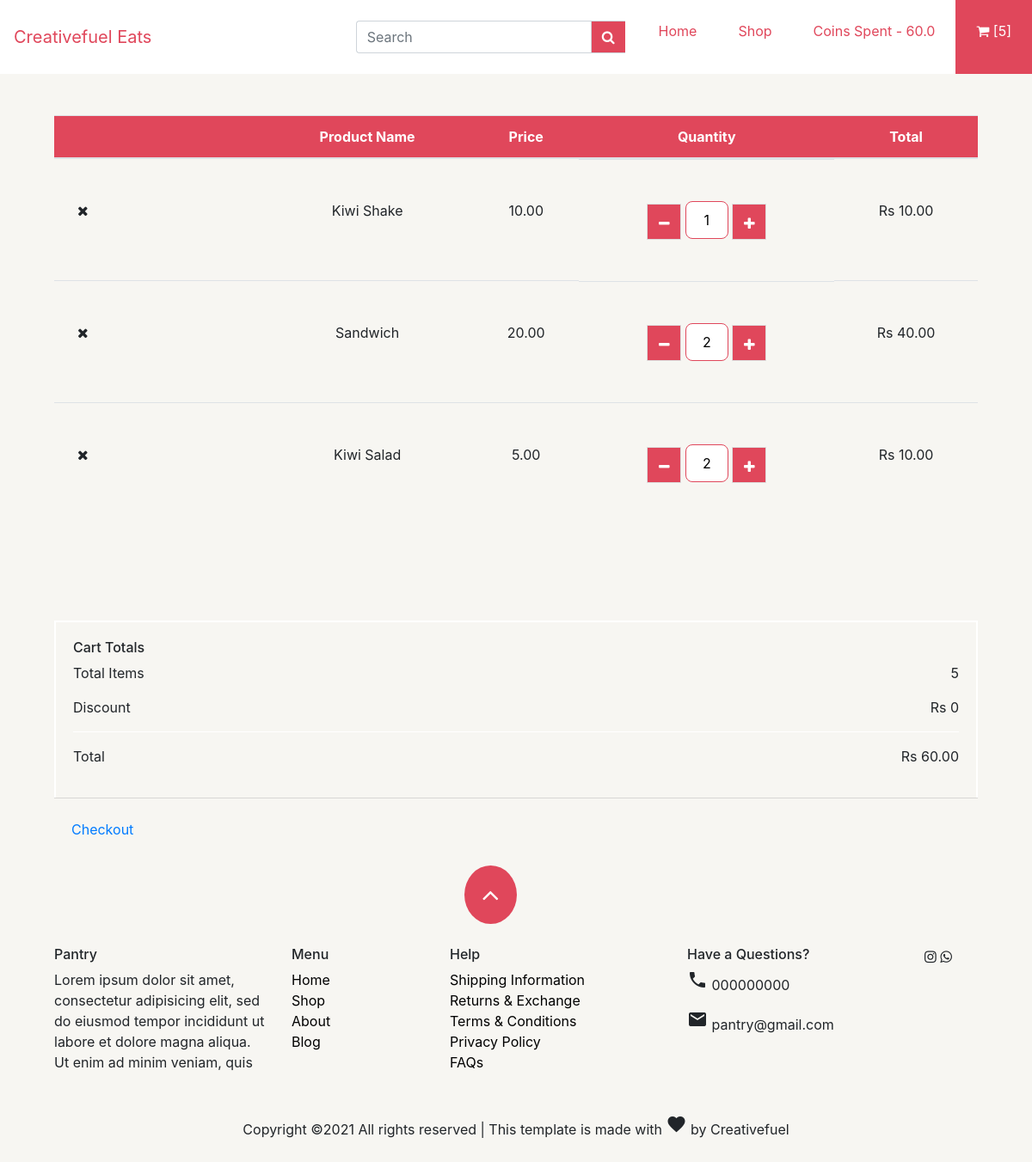
/cart (signed in), run on the app's committed database.
### dashboard/models.py (models this page shows, shortened)
class Customer(models.Model):
    user = models.OneToOneField(User, null=True, blank=True, on_delete=models.CASCADE)
    name = models.CharField(max_length=200, null=True,blank=True)
    email = models.CharField(max_length=200, null=True,blank=True)
    is_money_manager=models.BooleanField(default=False,blank=True,null=True)
    coin_spent=models.DecimalField(max_digits=5,blank=True,null=True,default=0, decimal_places=1)

class OrderItem(models.Model):
    product = models.ForeignKey(Product, on_delete=models.SET_NULL, null=True)
    order = models.ForeignKey(Order, on_delete=models.SET_NULL, null=True)
    quantity = models.IntegerField(default=0, null=True, blank=True)
    date_added = models.DateTimeField(auto_now_add=True)
    @property
    def get_total(self):
        total = self.product.price * self.quantity
        return total

class Product(models.Model):
    name = models.CharField(max_length=200)
    price = models.DecimalField(max_digits=7, decimal_places=2)
    description=models.TextField(null=True,blank=True)
    image = models.ImageField(upload_to='menu_item',null=True, blank=True)
    category=models.ManyToManyField('Category',related_name='item')
    today_special=models.BooleanField(blank=True,default=False)
    @property
    def imageURL(self):
        try:
            url = self.image.url
        except:
            url = ''
        return url

class Order(models.Model):
    customer = models.ForeignKey(Customer, on_delete=models.SET_NULL, null=True, blank=True)
    date_ordered = models.DateTimeField(null=True,blank=True)
    complete = models.BooleanField(default=False,null=True,blank=True)
    price=models.DecimalField(max_digits=7, decimal_places=2,null=True,blank=True)
    transaction_id = models.CharField(max_length=100, null=True,blank=True)
    cart_date=models.DateTimeField(auto_now_add=True,null=True,blank=True)
    response_time=models.TimeField(blank=True,null=True)
    accepted=models.BooleanField(default=False,null=True,blank=True)
    cancelled=models.BooleanField(default=False,null=True,blank=True)
    delivered=models.BooleanField(default=False,null=True,blank=True)
    expected_delivery_time=models.TimeField(null=True,blank=True)
    delivery_time=models.TimeField(null=True,blank=True)
    status=models.CharField(max_length=200,null=True,blank=True)
    comment=models.TextField(blank=True,null=True)
    seat=models.CharField(max_length=200,null=True,blank=True)
    @property
    def get_cart_total(self):
        orderitems = self.orderitem_set.all()
        total = sum([item.get_total for item in orderitems])
        return total
    @property
    def get_cart_items(self):
        orderitems = self.orderitem_set.all()
        total = sum([item.quantity for item in orderitems])
        return total

### dashboard/views.py (the view)
# urls.py: path('cart', views.cart, name="cart"),
def cart(request):
    if request.user.is_authenticated:
        data = cartData(request)
        cartItems = data['cartItems']
        order = data['order']
        items = data['items']
        return render(request, 'cart.html', {'order': order, 'items': items, 'cartItems': cartItems})
    else:
        return redirect('login')

### dashboard/utils.py (called while the page is built)
def cartData(request):
    if request.user.is_authenticated:
        customer = request.user.customer
        order, created = Order.objects.get_or_create(customer=customer,complete=False)
        items = order.orderitem_set.all()
        cartItems = order.get_cart_items
    else:
        cookieData = cookieCart(request)
        cartItems = cookieData['cartItems']
        order = cookieData['order']
        items = cookieData['items']
    return {'cartItems':cartItems,'order':order,'items':items}

### dashboard/templates/cart.html (shortened to what this page needs)
{% extends 'index_store.html' %}
{% load static %}
{% block content %}
  <section class="px-5 py-5">
    <div class="container-fluid">
      <div class="row">
        <div class="col-md-12">
          <div class="table-responsive text-center cart">
            <table class="table">
              <thead>
                <tr>
                  <th></th>
                  <th></th>
                  <th></th>
                  <th>Product Name</th>
                  <th>Price</th>
                  <th>Quantity</th>
                  <th>Total</th>
                </tr>
              </thead>
              <tbody>
				{% for item in items %}
                <tr>
                  <td class="cancel py-5"><i class="fa fa-times"></i></td>
                  <td style="background-image: url('{{ item.product.imageURL }}');background-repeat: no-repeat;background-position: center;background-size: 70% 70%;;" colspan="2" class="p-5"></td>
                  <td class="py-5">
                    <p class="py-0 my-0">{{ item.product.name}}</p>
                  </td>
                  <td class="py-5">{{ item.product.price }}</td>
		  <td class="d-flex justify-content-center py-5">
                    <form class="productnumber">
                      <div class="value-button update-cart chg-quantity" data-product="{{item.product.id}}" data-action="remove" ><i class="fa fa-minus"></i></div>
                      <input type="number" id="number" style="text-align:center" value="{{ item.quantity }}" readonly />
                      <div class="value-button update-cart chg-quantity" data-product="{{item.product.id}}" data-action="add"><i class="fa fa-plus"></i></div>
                    </form>
                  </td>
                  <td class="py-5">Rs {{item.get_total|floatformat:2}}</td>
                </tr>
                {% endfor %}
              </tbody>
            </table>
          </div>
        </div>
      </div>
  </section>
  <section class="px-5 py-5">
    <div class="container-fluid">
      <div class="row">
        <div class="col-md-12">
          <div>
            <div class="card-body coupon border-bottom-0">
              <h6>Cart Totals</h6>
              <p>Total Items<span class="float-right"> {{order.get_cart_items}}</span></p>
              <p class="total pb-3">Discount <span class="float-right">Rs 0</span></p>
              <p>Total <span class="float-right">Rs {{order.get_cart_total|floatformat:2}}</span></p>
            </div>
            <div class="card-footer bg-transparent pt-4">
              <a  href="{% url 'checkout' %}">Checkout</a>
            </div>
          </div>
        </div>
      </div>
    </div>
  </section>
 {% endblock content %}

### dashboard/templates/index_store.html (shortened to what this page needs)
<!DOCTYPE html>
<html>
{%load static%}
<head>
    <link rel="stylesheet" href="https://maxcdn.bootstrapcdn.com/bootstrap/4.5.2/css/bootstrap.min.css">
    <link rel="stylesheet" href="{% static 'store/assets/index.css' %}">
    <link rel="stylesheet" href="https://cdnjs.cloudflare.com/ajax/libs/font-awesome/4.7.0/css/font-awesome.min.css">
</head>
</head>
<body>
<div class="main">
<nav class="navbar navbar-expand-md p-0">
    <a class="navbar-brand p-3" href="index.html">Creativefuel Eats</a>
    <div class="collapse navbar-collapse pr-0 pl-3" id="collapsibleNavbar">
      <ul class="navbar-nav ml-auto">
	<li class="nav-item my-4 mr-3">
            <form action="" method="get" accept-charset="utf-8">
              <div class="input-group">
                  <input type="text" class="form-control" placeholder="Search">
                  <div class="input-group-prepend">
                    <span class="input-group-text"><i class="fa fa-search"></i></span>
                  </div>
              </div>
            </form>
        </li>
        <li class="nav-item p-3">
          <a class="nav-link" href="index.html">Home</a>
        </li>
        <li class="nav-item p-3">
          <a class="nav-link" href="shop.html">Shop</a>
        </li>
        <li class="nav-item p-3">
          <a class="nav-link" href="#">Coins Spent - {{ request.user.customer.coin_spent }}</a>
        </li>
        <li class="nav-item p-3 cartlink" style="background-color: #E0475B;color:#fff">
          <a class="nav-link" href="{% url 'cart' %}"><i class="fa fa-shopping-cart"></i> [{{cartItems}}]</a>
        </li>
      </ul>
    </div>
  </nav>
{% block content %}
            {% endblock content %}
  <section class="text-center up">
    <div class="container-fluid">
      <button><i class="fa fa-angle-up"></i></button>
    </div>
  </section>
  <footer class="px-5 py-5">
    <div class="container-fluid">
      <div class="row py-3">
        <div class="col-md-3">
          <h6>Pantry</h6>
          <p>Lorem ipsum dolor sit amet, consectetur adipisicing elit, sed do eiusmod
          tempor incididunt ut labore et dolore magna aliqua. Ut enim ad minim veniam,
          quis</p>
        </div>
        <div class="col-md-2">
          <h6>Menu</h6>
          <ul>
            <li><a href="#" title="">Home</a></li>
            <li><a href="#" title="">Shop</a></li>
            <li><a href="#" title="">About</a></li>
            <li><a href="#" title="">Blog</a></li>
          </ul>
        </div>
        <div class="col-md-3">
          <h6>Help</h6>
          <ul>
            <li><a href="#" title="">Shipping Information</a></li>
            <li><a href="#" title="">Returns & Exchange</a></li>
            <li><a href="#" title="">Terms & Conditions</a></li>
            <li><a href="#" title="">Privacy Policy</a></li>
            <li><a href="#" title="">FAQs</a></li>
          </ul>
        </div>
        <div class="col-md-3">
          <h6>Have a Questions?</h6>
          <p><span class="material-icons">phone</span> 000000000</p>
          <p><span class="material-icons">markunread</span> pantry@gmail.com</p>
        </div>
        <div class="col-md-1">
          <i class="fa fa-instagram"></i>
          <i class="fa fa-whatsapp"></i>
        </div>
      </div>
      <div class="row text-center">
        <div class="col-md-12 pt-3">
          <p>Copyright ©2021 All rights reserved | This template is made with <i class="material-icons">favorite</i> by Creativefuel</p>
        </div>
      </div>
    </div>
  </footer>
</div>
</body>
</html>

### static/store/assets/index.css (style rules this page uses)
* { box-sizing: border-box; }
body { height: 100vh; width: 100%; margin: 0; padding: 0; background-color: #F7F6F2; }
nav { background-color: #fff; margin: 0; }
nav ul li a { text-decoration: none; color: #E0475B; }
.navbar-brand { text-decoration: none; color: #E0475B; }
.cartlink a { color: #fff; }
nav .collapse { z-index: 5; background-color:#fff; margin: 0; padding: 0; width: 100%; }
.navbar-collapse form .input-group input { border-right: none; }
.navbar-collapse form .input-group .input-group-prepend span { background-color: #E0475B; color: white; border-right: none; }
.main { height: 100vh; width: 100%; }
table thead { background-color: #E0475B; color: #fff; }
.coupon { border: 2px solid #fff; }
.total { border-bottom: 1px solid #fff; }
.up { position: relative; }
.up button { position: absolute; border-radius: 50%; border: none; left: 45%; top: -30px; outline: none; padding: 10px 20px; background-color: #E0475B; color: #fff; font-size: 2em; }
.productnumber input[type=number] { margin: 0; border-radius: 8px; padding: 11px 11px; outline: none; border: 1px solid #E0475B; width: 50px; height: 44px; }
.value-button { display: inline-block; border: 1px solid #ddd; margin: 0px; width: 40px; height: 42px; text-align: center; vertical-align: middle; padding: 10px 10px; background: #E0475B; color: #fff; -webkit-touch-callout: none; -webkit-user-select: none; -khtml-user-select: none; -moz-user-select: none; -ms-user-select: none; user-select: none; }
footer ul { padding: 0; }
footer ul li { list-style: none; }
footer ul li a { color: black; }

### data on the page
OrderItem: product.name "Kiwi Shake", product.price "10.00", quantity "1", get_total "10.00"
OrderItem: product.name "Sandwich", product.price "20.00", quantity "2", get_total "40.00"
OrderItem: product.name "Kiwi Salad", product.price "5.00", quantity "2", get_total "10.00"
Order: get_cart_items "5", get_cart_total "60.00"

### other printed values
{{ request.user.customer.coin_spent }} "60.0"
{{ cartItems }} "5"
